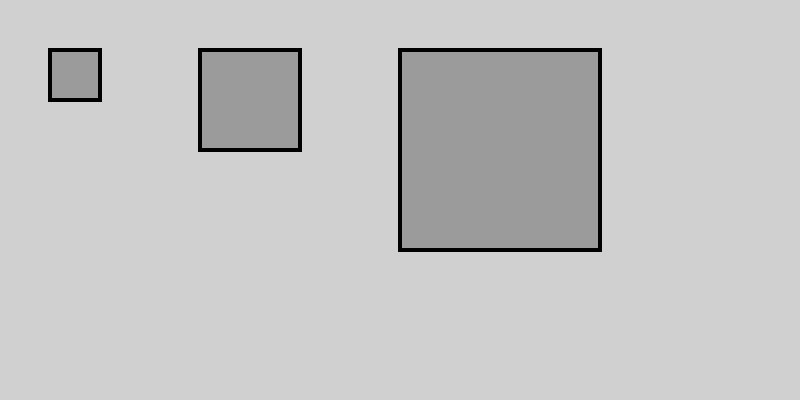
Frame 1 (no input)
Frame 60 (no input): identical to frame 1, image omitted
Frame 120 (the mouse pressed at the canvas centre since frame 60): identical to frame 1, image omitted

The p5.js sketch that drew this single still picture (run headless with seeded random() and noise() and a simulated clock; from frame 60 on, the mouse is pressed at the canvas centre):

// p5.js sketch
// ── sketch.js
var x = 50;
var y = 50;
var d = 50;
var s = 50;

function setup() {
  createCanvas(800, 400);
  background(208)
  strokeWeight(4);
}

function draw() {
  fill(155);
  rect(x, y, s, s);
  rect(4*x, y, 2*s, 2*s);
  rect(8*x, y, 4*s, 4*s);

}
